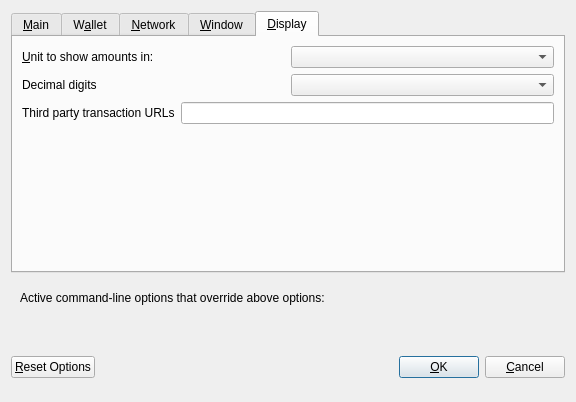
<?xml version="1.0" encoding="UTF-8"?>
<ui version="4.0">
 <class>OptionsDialog</class>
 <widget class="QDialog" name="OptionsDialog">
  <property name="geometry">
   <rect>
    <x>0</x>
    <y>0</y>
    <width>576</width>
    <height>402</height>
   </rect>
  </property>
  <property name="windowTitle">
   <string>Options</string>
  </property>
  <property name="modal">
   <bool>true</bool>
  </property>
  <layout class="QVBoxLayout" name="verticalLayout">
   <item>
    <widget class="QTabWidget" name="tabWidget">
     <property name="currentIndex">
      <number>4</number>
     </property>
     <widget class="QWidget" name="tabMain">
      <attribute name="title">
       <string>&amp;Main</string>
      </attribute>
      <layout class="QVBoxLayout" name="verticalLayout_Main">
       <item>
        <widget class="QCheckBox" name="bitcoinAtStartup">
         <property name="toolTip">
          <string>Automatically start BitNodesPro after logging in to the system.</string>
         </property>
         <property name="text">
          <string>&amp;Start BitNodesPro on system login</string>
         </property>
        </widget>
       </item>
       <item>
        <layout class="QHBoxLayout" name="horizontalLayout_2_Main">
         <item>
          <widget class="QLabel" name="databaseCacheLabel">
           <property name="text">
            <string>Size of &amp;database cache</string>
           </property>
           <property name="textFormat">
            <enum>Qt::PlainText</enum>
           </property>
           <property name="buddy">
            <cstring>databaseCache</cstring>
           </property>
          </widget>
         </item>
         <item>
          <widget class="QSpinBox" name="databaseCache"/>
         </item>
         <item>
          <widget class="QLabel" name="databaseCacheUnitLabel">
           <property name="text">
            <string>MB</string>
           </property>
           <property name="textFormat">
            <enum>Qt::PlainText</enum>
           </property>
          </widget>
         </item>
         <item>
          <spacer name="horizontalSpacer_2_Main">
           <property name="orientation">
            <enum>Qt::Horizontal</enum>
           </property>
           <property name="sizeHint" stdset="0">
            <size>
             <width>40</width>
             <height>20</height>
            </size>
           </property>
          </spacer>
         </item>
        </layout>
       </item>
       <item>
        <layout class="QHBoxLayout" name="horizontalLayout_3_Main">
         <item>
          <widget class="QLabel" name="threadsScriptVerifLabel">
           <property name="text">
            <string>Number of script &amp;verification threads</string>
           </property>
           <property name="textFormat">
            <enum>Qt::PlainText</enum>
           </property>
           <property name="buddy">
            <cstring>threadsScriptVerif</cstring>
           </property>
          </widget>
         </item>
         <item>
          <widget class="QSpinBox" name="threadsScriptVerif">
           <property name="toolTip">
            <string>(0 = auto, &lt;0 = leave that many cores free)</string>
           </property>
          </widget>
         </item>
         <item>
          <spacer name="horizontalSpacer_3_Main">
           <property name="orientation">
            <enum>Qt::Horizontal</enum>
           </property>
           <property name="sizeHint" stdset="0">
            <size>
             <width>40</width>
             <height>20</height>
            </size>
           </property>
          </spacer>
         </item>
        </layout>
       </item>
       <item>
        <spacer name="verticalSpacer_Main">
         <property name="orientation">
          <enum>Qt::Vertical</enum>
         </property>
         <property name="sizeHint" stdset="0">
          <size>
           <width>20</width>
           <height>40</height>
          </size>
         </property>
        </spacer>
       </item>
       <item>
        <layout class="QHBoxLayout" name="horizontalLayout_4_Main">
         <item>
          <widget class="QLabel" name="label">
           <property name="toolTip">
            <string>This setting determines the amount of individual masternodes that an input will be anonymized through.&lt;br/&gt;More rounds of anonymization gives a higher degree of privacy, but also costs more in fees.</string>
           </property>
           <property name="text">
            <string>Darksend rounds to use</string>
           </property>
          </widget>
         </item>
         <item>
          <widget class="QSpinBox" name="darksendRounds">
           <property name="minimum">
            <number>2</number>
           </property>
           <property name="maximum">
            <number>8</number>
           </property>
           <property name="value">
            <number>4</number>
           </property>
          </widget>
         </item>
        </layout>
       </item>
       <item>
        <layout class="QHBoxLayout" name="horizontalLayout">
         <item>
          <widget class="QLabel" name="label_2">
           <property name="toolTip">
            <string>This amount acts as a threshold to turn off Darksend once it's reached.</string>
           </property>
           <property name="statusTip">
            <string notr="true"/>
           </property>
           <property name="whatsThis">
            <string notr="true"/>
           </property>
           <property name="accessibleName">
            <string notr="true"/>
           </property>
           <property name="accessibleDescription">
            <string notr="true"/>
           </property>
           <property name="text">
            <string>Amount of BitNodesPro to keep anonymized</string>
           </property>
          </widget>
         </item>
         <item>
          <widget class="QSpinBox" name="anonymizeDarkcoin">
           <property name="minimum">
            <number>2</number>
           </property>
           <property name="maximum">
            <number>2000</number>
           </property>
           <property name="singleStep">
            <number>10</number>
           </property>
           <property name="value">
            <number>1000</number>
           </property>
          </widget>
         </item>
        </layout>
       </item>
      </layout>
     </widget>
     <widget class="QWidget" name="tabWallet">
      <attribute name="title">
       <string>W&amp;allet</string>
      </attribute>
      <layout class="QVBoxLayout" name="verticalLayout_Wallet">
       <item>
        <widget class="QGroupBox" name="groupBox">
         <property name="title">
          <string>Expert</string>
         </property>
         <layout class="QVBoxLayout" name="verticalLayout_2">
          <item>
           <widget class="QCheckBox" name="coinControlFeatures">
            <property name="toolTip">
             <string>Whether to show coin control features or not.</string>
            </property>
            <property name="text">
             <string>Enable coin &amp;control features</string>
            </property>
           </widget>
          </item>
          <item>
           <widget class="QCheckBox" name="spendZeroConfChange">
            <property name="toolTip">
             <string>If you disable the spending of unconfirmed change, the change from a transaction&lt;br/&gt;cannot be used until that transaction has at least one confirmation.&lt;br/&gt;This also affects how your balance is computed.</string>
            </property>
            <property name="text">
             <string>&amp;Spend unconfirmed change</string>
            </property>
           </widget>
          </item>
         </layout>
        </widget>
       </item>
       <item>
        <spacer name="verticalSpacer_Wallet">
         <property name="orientation">
          <enum>Qt::Vertical</enum>
         </property>
         <property name="sizeHint" stdset="0">
          <size>
           <width>20</width>
           <height>40</height>
          </size>
         </property>
        </spacer>
       </item>
      </layout>
     </widget>
     <widget class="QWidget" name="tabNetwork">
      <attribute name="title">
       <string>&amp;Network</string>
      </attribute>
      <layout class="QVBoxLayout" name="verticalLayout_Network">
       <item>
        <widget class="QCheckBox" name="mapPortUpnp">
         <property name="toolTip">
          <string>Automatically open the BitNodesPro client port on the router. This only works when your router supports UPnP and it is enabled.</string>
         </property>
         <property name="text">
          <string>Map port using &amp;UPnP</string>
         </property>
        </widget>
       </item>
       <item>
        <widget class="QCheckBox" name="allowIncoming">
         <property name="toolTip">
          <string>Accept connections from outside</string>
         </property>
         <property name="text">
          <string>Allow incoming connections</string>
         </property>
        </widget>
       </item>
       <item>
        <widget class="QCheckBox" name="connectSocks">
         <property name="toolTip">
          <string>Connect to the BitNodesPro network through a SOCKS5 proxy.</string>
         </property>
         <property name="text">
          <string>&amp;Connect through SOCKS5 proxy (default proxy):</string>
         </property>
        </widget>
       </item>
       <item>
        <layout class="QHBoxLayout" name="horizontalLayout_1_Network">
         <item>
          <widget class="QLabel" name="proxyIpLabel">
           <property name="text">
            <string>Proxy &amp;IP:</string>
           </property>
           <property name="textFormat">
            <enum>Qt::PlainText</enum>
           </property>
           <property name="buddy">
            <cstring>proxyIp</cstring>
           </property>
          </widget>
         </item>
         <item>
          <widget class="QValidatedLineEdit" name="proxyIp">
           <property name="minimumSize">
            <size>
             <width>140</width>
             <height>0</height>
            </size>
           </property>
           <property name="maximumSize">
            <size>
             <width>140</width>
             <height>16777215</height>
            </size>
           </property>
           <property name="toolTip">
            <string>IP address of the proxy (e.g. IPv4: 127.0.0.1 / IPv6: ::1)</string>
           </property>
          </widget>
         </item>
         <item>
          <widget class="QLabel" name="proxyPortLabel">
           <property name="text">
            <string>&amp;Port:</string>
           </property>
           <property name="textFormat">
            <enum>Qt::PlainText</enum>
           </property>
           <property name="buddy">
            <cstring>proxyPort</cstring>
           </property>
          </widget>
         </item>
         <item>
          <widget class="QLineEdit" name="proxyPort">
           <property name="minimumSize">
            <size>
             <width>55</width>
             <height>0</height>
            </size>
           </property>
           <property name="maximumSize">
            <size>
             <width>55</width>
             <height>16777215</height>
            </size>
           </property>
           <property name="toolTip">
            <string>Port of the proxy (e.g. 9050)</string>
           </property>
          </widget>
         </item>
         <item>
          <spacer name="horizontalSpacer_1_Network">
           <property name="orientation">
            <enum>Qt::Horizontal</enum>
           </property>
           <property name="sizeHint" stdset="0">
            <size>
             <width>40</width>
             <height>20</height>
            </size>
           </property>
          </spacer>
         </item>
        </layout>
       </item>
       <item>
        <spacer name="verticalSpacer_Network">
         <property name="orientation">
          <enum>Qt::Vertical</enum>
         </property>
         <property name="sizeHint" stdset="0">
          <size>
           <width>20</width>
           <height>40</height>
          </size>
         </property>
        </spacer>
       </item>
      </layout>
     </widget>
     <widget class="QWidget" name="tabWindow">
      <attribute name="title">
       <string>&amp;Window</string>
      </attribute>
      <layout class="QVBoxLayout" name="verticalLayout_Window">
       <item>
        <widget class="QCheckBox" name="minimizeToTray">
         <property name="toolTip">
          <string>Show only a tray icon after minimizing the window.</string>
         </property>
         <property name="text">
          <string>&amp;Minimize to the tray instead of the taskbar</string>
         </property>
        </widget>
       </item>
       <item>
        <widget class="QCheckBox" name="minimizeOnClose">
         <property name="toolTip">
          <string>Minimize instead of exit the application when the window is closed. When this option is enabled, the application will be closed only after selecting Quit in the menu.</string>
         </property>
         <property name="text">
          <string>M&amp;inimize on close</string>
         </property>
        </widget>
       </item>
       <item>
        <spacer name="verticalSpacer_Window">
         <property name="orientation">
          <enum>Qt::Vertical</enum>
         </property>
         <property name="sizeHint" stdset="0">
          <size>
           <width>20</width>
           <height>40</height>
          </size>
         </property>
        </spacer>
       </item>
      </layout>
     </widget>
     <widget class="QWidget" name="tabDisplay">
      <attribute name="title">
       <string>&amp;Display</string>
      </attribute>
      <layout class="QVBoxLayout" name="verticalLayout_Display">
       <item>
        <layout class="QHBoxLayout" name="horizontalLayout_2_Display">
         <item>
          <widget class="QLabel" name="unitLabel">
           <property name="text">
            <string>&amp;Unit to show amounts in:</string>
           </property>
           <property name="textFormat">
            <enum>Qt::PlainText</enum>
           </property>
           <property name="buddy">
            <cstring>unit</cstring>
           </property>
          </widget>
         </item>
         <item>
          <widget class="QValueComboBox" name="unit">
           <property name="toolTip">
            <string>Choose the default subdivision unit to show in the interface and when sending coins.</string>
           </property>
          </widget>
         </item>
        </layout>
       </item>
       <item>
        <layout class="QHBoxLayout" name="horizontalLayout_5_Display">
         <item>
          <widget class="QLabel" name="digitsLabel">
           <property name="text">
            <string>Decimal digits</string>
           </property>
          </widget>
         </item>
         <item>
          <widget class="QValueComboBox" name="digits"/>
         </item>
        </layout>
       </item>
       <item>
        <layout class="QHBoxLayout" name="horizontalLayout_3_Display">
         <item>
          <widget class="QLabel" name="thirdPartyTxUrlsLabel">
           <property name="toolTip">
            <string>Third party URLs (e.g. a block explorer) that appear in the transactions tab as context menu items. %s in the URL is replaced by transaction hash. Multiple URLs are separated by vertical bar |.</string>
           </property>
           <property name="text">
            <string>Third party transaction URLs</string>
           </property>
           <property name="buddy">
            <cstring>thirdPartyTxUrls</cstring>
           </property>
          </widget>
         </item>
         <item>
          <widget class="QLineEdit" name="thirdPartyTxUrls">
           <property name="toolTip">
            <string>Third party URLs (e.g. a block explorer) that appear in the transactions tab as context menu items. %s in the URL is replaced by transaction hash. Multiple URLs are separated by vertical bar |.</string>
           </property>
          </widget>
         </item>
        </layout>
       </item>
       <item>
        <spacer name="verticalSpacer">
         <property name="orientation">
          <enum>Qt::Vertical</enum>
         </property>
         <property name="sizeHint" stdset="0">
          <size>
           <width>20</width>
           <height>40</height>
          </size>
         </property>
        </spacer>
       </item>
      </layout>
     </widget>
    </widget>
   </item>
   <item>
    <widget class="QFrame" name="frame">
     <layout class="QVBoxLayout" name="verticalLayout_Bottom">
      <item>
       <layout class="QHBoxLayout" name="horizontalLayout_Bottom">
        <item>
         <widget class="QLabel" name="overriddenByCommandLineInfoLabel">
          <property name="text">
           <string>Active command-line options that override above options:</string>
          </property>
          <property name="textFormat">
           <enum>Qt::PlainText</enum>
          </property>
         </widget>
        </item>
        <item>
         <spacer name="horizontalSpacer_Bottom">
          <property name="orientation">
           <enum>Qt::Horizontal</enum>
          </property>
          <property name="sizeHint" stdset="0">
           <size>
            <width>40</width>
            <height>20</height>
           </size>
          </property>
         </spacer>
        </item>
       </layout>
      </item>
      <item>
       <widget class="QLabel" name="overriddenByCommandLineLabel">
        <property name="text">
         <string/>
        </property>
        <property name="textFormat">
         <enum>Qt::PlainText</enum>
        </property>
        <property name="wordWrap">
         <bool>true</bool>
        </property>
       </widget>
      </item>
     </layout>
    </widget>
   </item>
   <item>
    <layout class="QHBoxLayout" name="horizontalLayout_Buttons">
     <item>
      <widget class="QPushButton" name="resetButton">
       <property name="toolTip">
        <string>Reset all client options to default.</string>
       </property>
       <property name="text">
        <string>&amp;Reset Options</string>
       </property>
       <property name="autoDefault">
        <bool>false</bool>
       </property>
      </widget>
     </item>
     <item>
      <spacer name="horizontalSpacer_1">
       <property name="orientation">
        <enum>Qt::Horizontal</enum>
       </property>
       <property name="sizeHint" stdset="0">
        <size>
         <width>40</width>
         <height>48</height>
        </size>
       </property>
      </spacer>
     </item>
     <item>
      <widget class="QLabel" name="statusLabel">
       <property name="minimumSize">
        <size>
         <width>200</width>
         <height>0</height>
        </size>
       </property>
       <property name="font">
        <font>
         <weight>75</weight>
         <bold>true</bold>
        </font>
       </property>
       <property name="text">
        <string/>
       </property>
       <property name="textFormat">
        <enum>Qt::PlainText</enum>
       </property>
       <property name="wordWrap">
        <bool>true</bool>
       </property>
      </widget>
     </item>
     <item>
      <spacer name="horizontalSpacer_2">
       <property name="orientation">
        <enum>Qt::Horizontal</enum>
       </property>
       <property name="sizeHint" stdset="0">
        <size>
         <width>40</width>
         <height>48</height>
        </size>
       </property>
      </spacer>
     </item>
     <item>
      <widget class="QPushButton" name="okButton">
       <property name="text">
        <string>&amp;OK</string>
       </property>
       <property name="autoDefault">
        <bool>false</bool>
       </property>
       <property name="default">
        <bool>true</bool>
       </property>
      </widget>
     </item>
     <item>
      <widget class="QPushButton" name="cancelButton">
       <property name="text">
        <string>&amp;Cancel</string>
       </property>
       <property name="autoDefault">
        <bool>false</bool>
       </property>
      </widget>
     </item>
    </layout>
   </item>
  </layout>
 </widget>
 <customwidgets>
  <customwidget>
   <class>QValidatedLineEdit</class>
   <extends>QLineEdit</extends>
   <header>qvalidatedlineedit.h</header>
  </customwidget>
  <customwidget>
   <class>QValueComboBox</class>
   <extends>QComboBox</extends>
   <header>qvaluecombobox.h</header>
  </customwidget>
 </customwidgets>
 <resources/>
 <connections/>
</ui>
